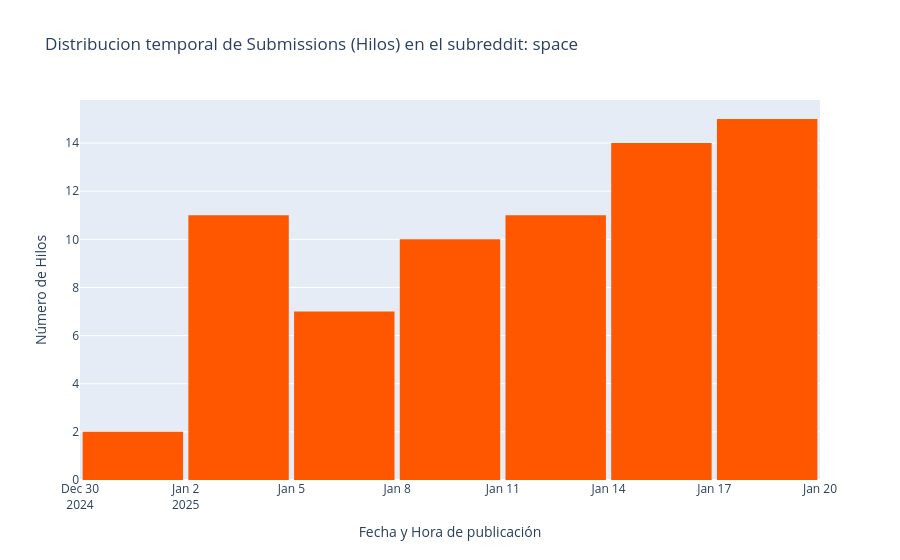
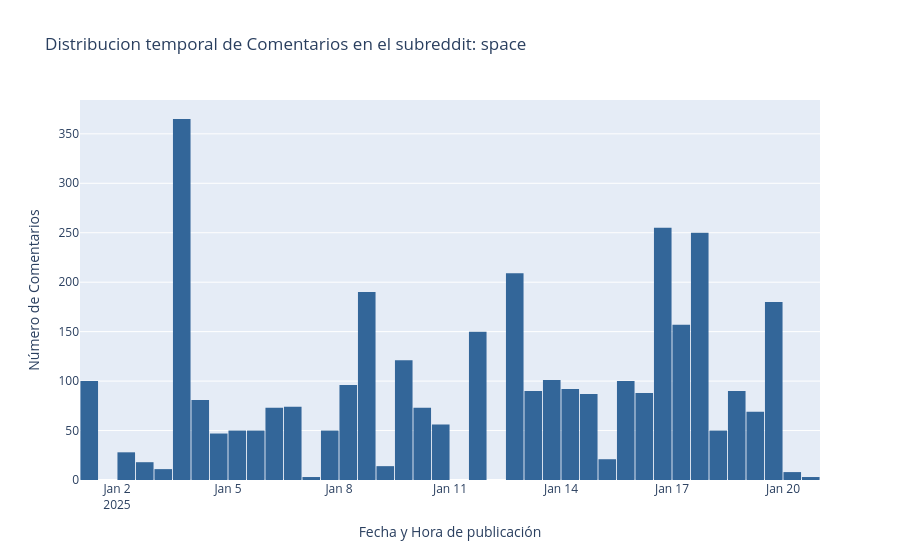

Notebook code cell kept with these figures, in order:
### Code cell
lista_datos = [datos_submissions, datos_comments]

histograma(lista_datos, 'created_datetime')

### Figure 1 — Plotly figure (JSON) as saved in the notebook; plotly's stock layout.template omitted (floating-point values rounded to 4 significant figures)
{"data": [{"bingroup": "x", "hovertemplate": "Fecha y Hora de publicación=%{x}<br>count=%{y}<extra></extra>", "legendgroup": "", "marker": {"color": "#FF5700", "pattern": {"shape": ""}}, "name": "", "orientation": "v", "showlegend": false, "type": "histogram", "x": ["2025-01-01T02:06:32+00:00", "2025-01-01T06:09:02+00:00", "2025-01-02T05:23:31+00:00", "2025-01-03T11:23:30+00:00", "2025-01-03T15:47:36+00:00", "2025-01-03T16:17:58+00:00", "2025-01-03T16:50:15+00:00", "2025-01-03T16:59:29+00:00", "2025-01-03T17:00:50+00:00", "2025-01-03T21:58:17+00:00", "2025-01-03T22:56:59+00:00", "2025-01-04T01:53:23+00:00", "2025-01-04T10:31:59+00:00", "2025-01-05T00:25:00+00:00", "2025-01-05T14:41:02+00:00", "2025-01-06T01:08:44+00:00", "2025-01-06T01:17:13+00:00", "2025-01-06T18:22:25+00:00", "2025-01-07T23:33:38+00:00", "2025-01-07T23:58:59+00:00", "2025-01-08T00:35:00+00:00", "2025-01-08T08:19:34+00:00", "2025-01-08T15:58:12+00:00", "2025-01-08T16:07:47+00:00", "2025-01-08T19:29:57+00:00", "2025-01-09T12:46:05+00:00", "2025-01-09T15:16:29+00:00", "2025-01-09T20:07:18+00:00", "2025-01-10T01:42:01+00:00", "2025-01-10T15:01:01+00:00", "2025-01-11T12:59:41+00:00", "2025-01-11T15:40:11+00:00", "2025-01-11T23:22:11+00:00", "2025-01-12T12:56:36+00:00", "2025-01-12T13:28:22+00:00", "2025-01-12T16:29:51+00:00", "2025-01-12T18:15:13+00:00", "2025-01-12T19:59:12+00:00", "2025-01-13T01:55:09+00:00", "2025-01-13T12:30:12+00:00", "2025-01-13T15:52:15+00:00", "2025-01-14T02:41:54+00:00", "2025-01-14T03:30:32+00:00", "2025-01-14T18:12:45+00:00", "2025-01-14T18:22:22+00:00", "2025-01-15T14:40:19+00:00", "2025-01-15T15:18:55+00:00", "2025-01-16T06:53:06+00:00", "2025-01-16T08:16:59+00:00", "2025-01-16T13:55:01+00:00", "2025-01-16T20:20:38+00:00", "2025-01-16T22:49:00+00:00", "2025-01-16T23:04:07+00:00", "2025-01-16T23:09:21+00:00", "2025-01-16T23:13:54+00:00", "2025-01-17T01:19:42+00:00", "2025-01-17T02:07:57+00:00", "2025-01-17T12:19:41+00:00", "2025-01-17T12:42:38+00:00", "2025-01-17T16:06:34+00:00", "2025-01-17T16:27:22+00:00", "2025-01-17T20:30:20+00:00", "2025-01-18T01:14:51+00:00", "2025-01-18T12:42:59+00:00", "2025-01-18T13:52:35+00:00", "2025-01-19T02:03:11+00:00", "2025-01-19T10:56:59+00:00", "2025-01-19T14:58:34+00:00", "2025-01-19T15:13:33+00:00", "2025-01-19T17:38:42+00:00"], "xaxis": "x", "yaxis": "y"}], "layout": {"bargap": 0.05, "barmode": "relative", "hovermode": "x unified", "legend": {"tracegroupgap": 0}, "title": {"text": "Distribucion temporal de Submissions (Hilos) en el subreddit: space"}, "xaxis": {"anchor": "y", "domain": [0, 1], "title": {"text": "Fecha y Hora de publicación"}}, "yaxis": {"anchor": "x", "domain": [0, 1], "title": {"text": "Número de Hilos"}}}}

### Figure 2 — Plotly figure (JSON) as saved in the notebook; plotly's stock layout.template omitted (floating-point values rounded to 4 significant figures; data arrays with more than 128 entries replaced by an {"elided": "..."} marker saying what was removed)
{"data": [{"bingroup": "x", "hovertemplate": "Fecha y Hora de publicación=%{x}<br>count=%{y}<extra></extra>", "legendgroup": "", "marker": {"color": "#336699", "pattern": {"shape": ""}}, "name": "", "orientation": "v", "showlegend": false, "type": "histogram", "x": {"elided": "3500 str values"}, "xaxis": "x", "yaxis": "y"}], "layout": {"bargap": 0.05, "barmode": "relative", "hovermode": "x unified", "legend": {"tracegroupgap": 0}, "title": {"text": "Distribucion temporal de Comentarios en el subreddit: space"}, "xaxis": {"anchor": "y", "domain": [0, 1], "title": {"text": "Fecha y Hora de publicación"}}, "yaxis": {"anchor": "x", "domain": [0, 1], "title": {"text": "Número de Comentarios"}}}}
